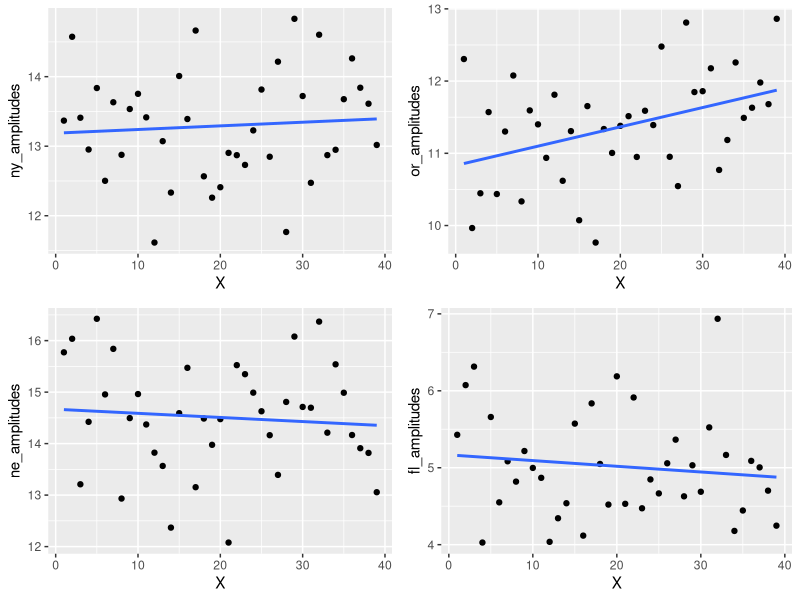
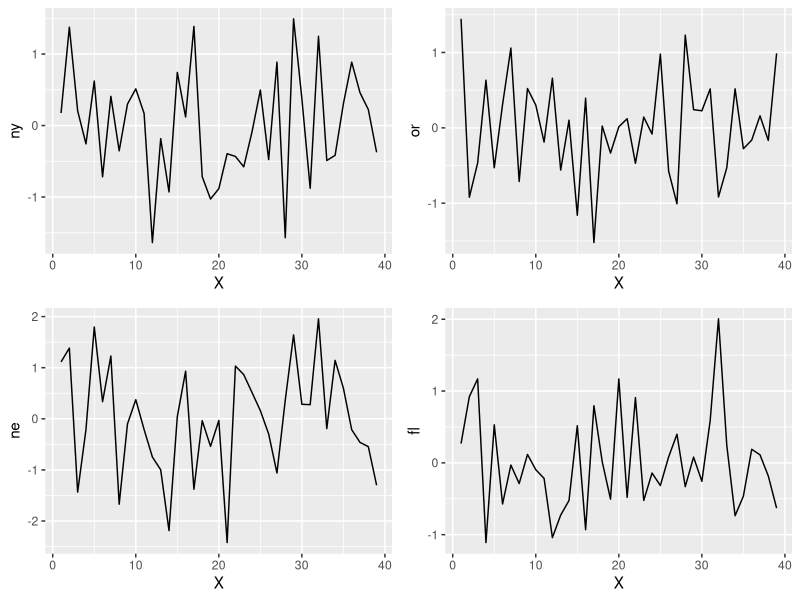
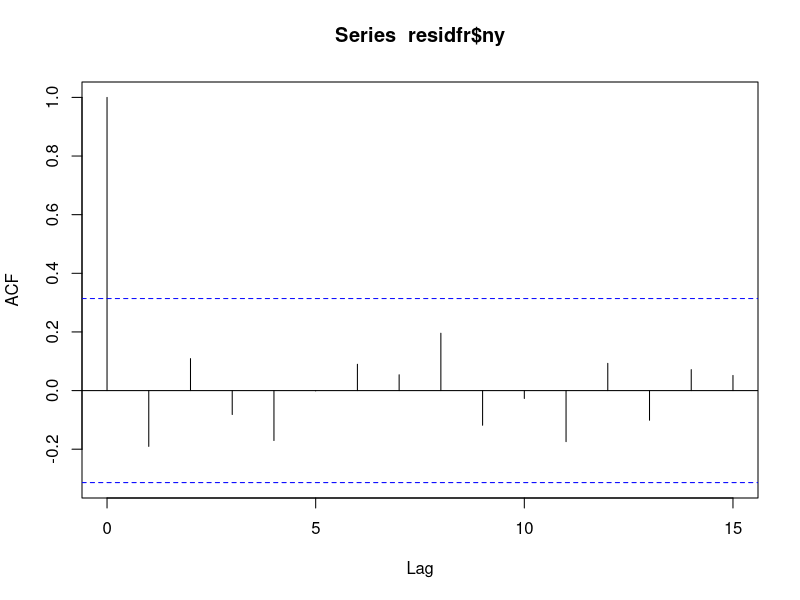
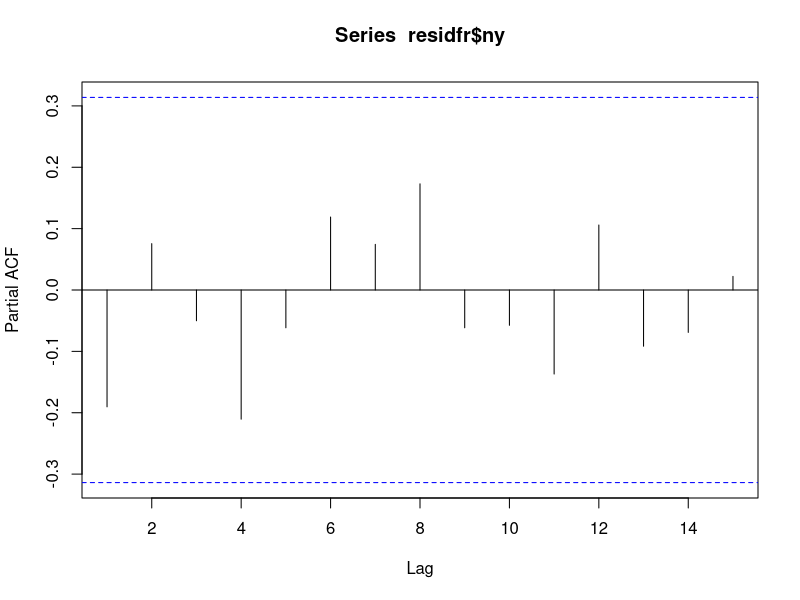
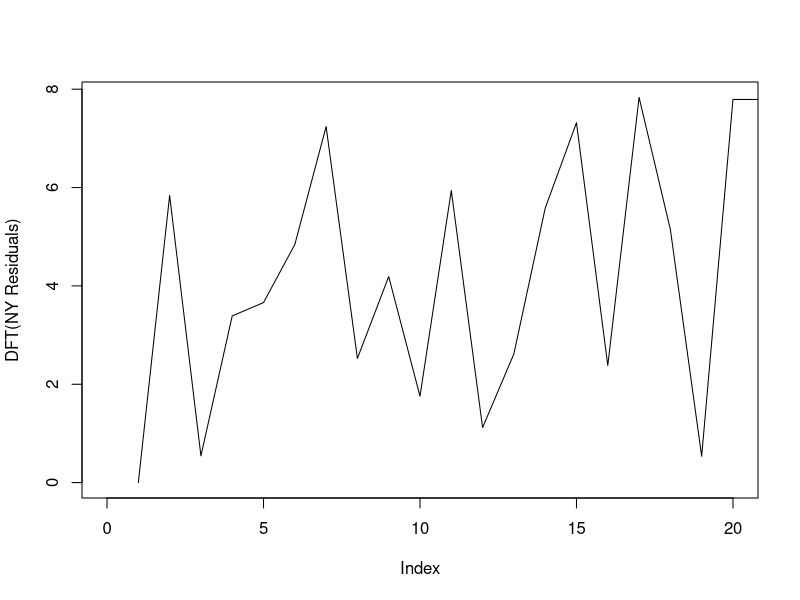
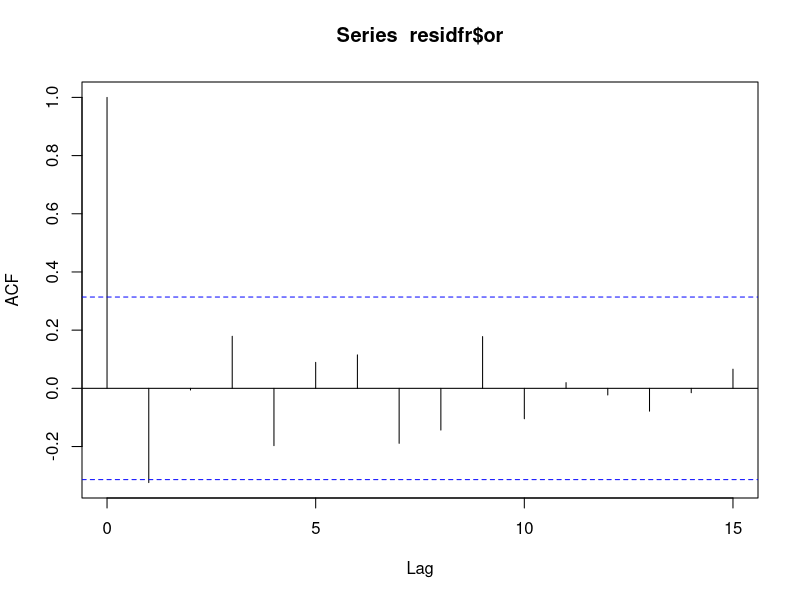
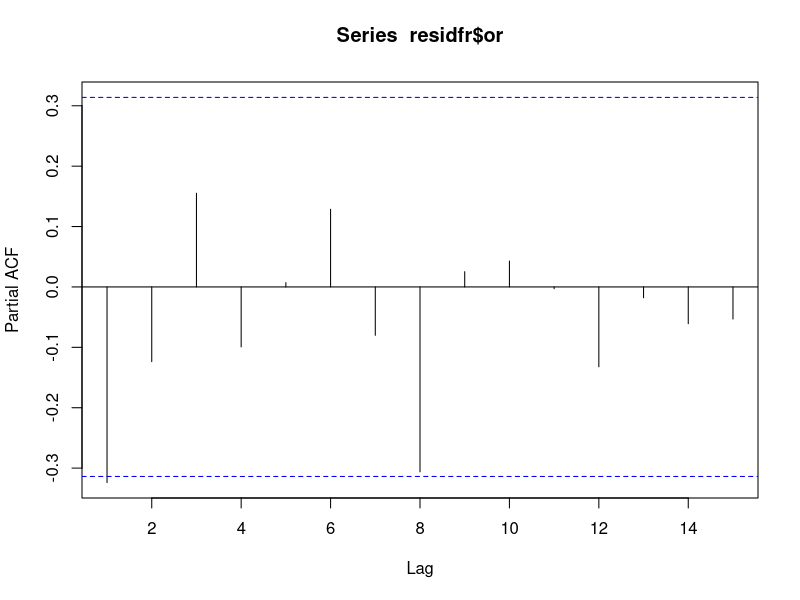
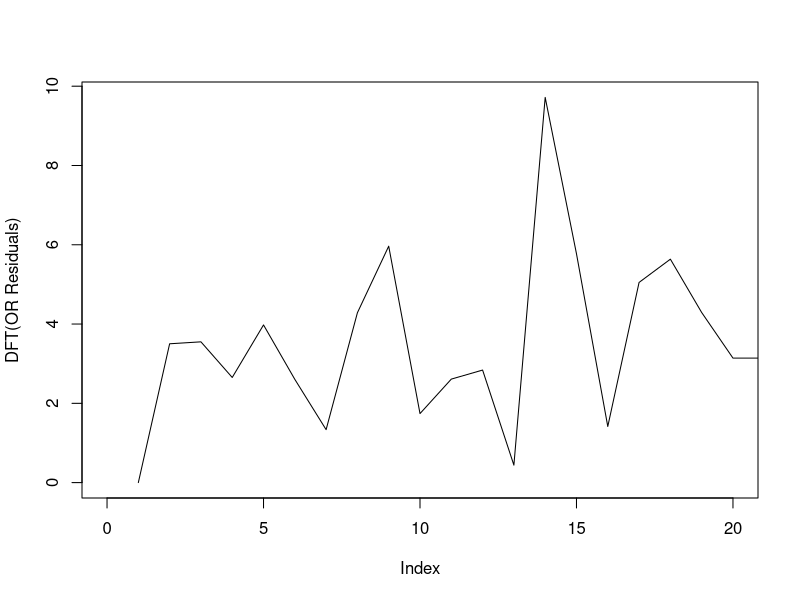

Recreate these plots in R, in order.
library(tidyverse)
library(gridExtra)

#import data
amplitudes <- read.csv("Output/NyOrNeFl_amplitudes.csv")

#plot data
nyplot <- amplitudes %>% ggplot(aes(x=X,y=ny_amplitudes))+
    geom_point()+
    geom_smooth(method='lm',se=FALSE)
orplot <- amplitudes %>% ggplot(aes(x=X,y=or_amplitudes))+
    geom_point()+
    geom_smooth(method='lm',se=FALSE)
neplot <- amplitudes %>% ggplot(aes(x=X,y=ne_amplitudes))+
    geom_point()+
    geom_smooth(method='lm',se=FALSE)
flplot <- amplitudes %>% ggplot(aes(x=X,y=fl_amplitudes))+
    geom_point()+
    geom_smooth(method='lm',se=FALSE)
grid.arrange(nyplot,orplot,neplot,flplot,nrow=2)

#create linear models for residuals for TSA
nymod <- lm(ny_amplitudes~X,data=amplitudes)
ormod <- lm(or_amplitudes~X,data=amplitudes)
nemod <- lm(ne_amplitudes~X,data=amplitudes)
flmod <- lm(fl_amplitudes~X,data=amplitudes)
residfr <- data.frame(
    X=amplitudes$X,
    ny=nymod$residuals,
    or=ormod$residuals,
    ne=nemod$residuals,
    fl=flmod$residuals
)

#Plot residuals
rpny <- residfr %>% ggplot(aes(x=X,y=ny))+
    geom_line()
rpor <- residfr %>% ggplot(aes(x=X,y=or))+
    geom_line()
rpne <- residfr %>% ggplot(aes(x=X,y=ne))+
    geom_line()
rpfl <- residfr %>% ggplot(aes(x=X,y=fl))+
    geom_line()
grid.arrange(rpny,rpor,rpne,rpfl,nrow=2)

#ACF, PACF, and DFT for each state
acf(residfr$ny)
pacf(residfr$ny)
plot(abs(fft(residfr$ny)),type='l',xlim=c(0,20),ylab="DFT(NY Residuals)")

acf(residfr$or)
pacf(residfr$or)
plot(abs(fft(residfr$or)),type='l',xlim=c(0,20),ylab="DFT(OR Residuals)")

acf(residfr$ne)
pacf(residfr$ne)
plot(abs(fft(residfr$ne)),type='l',xlim=c(0,20),ylab="DFT(NE Residuals)")

acf(residfr$fl)
pacf(residfr$fl)
plot(abs(fft(residfr$fl)),type='l',xlim=c(0,20),ylab="DFT(FL Residuals)")